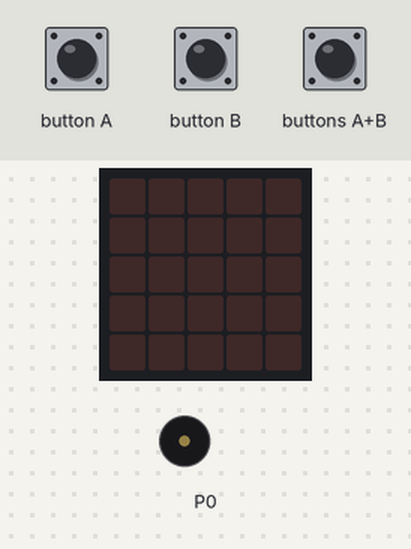
The program below on a simulated BBC micro:bit (MakeCode). On the bench: the board's 5×5 LED display, buzzer (waves = sounding). Inputs (shaded band) come from the test bench. Random numbers come from a fixed seed.

Above: at 1.2 s.
1.3 s: button A pressed for 0.15 s
At 3.1 s:
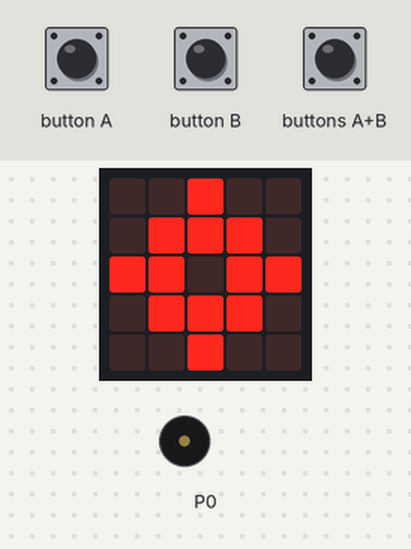
4.3 s: buttons A+B pressed for 0.15 s
At 6.4 s:
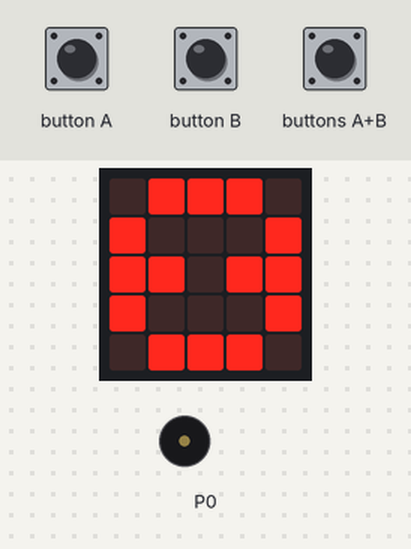
7.3 s: button B pressed for 0.15 s
At 8.7 s:
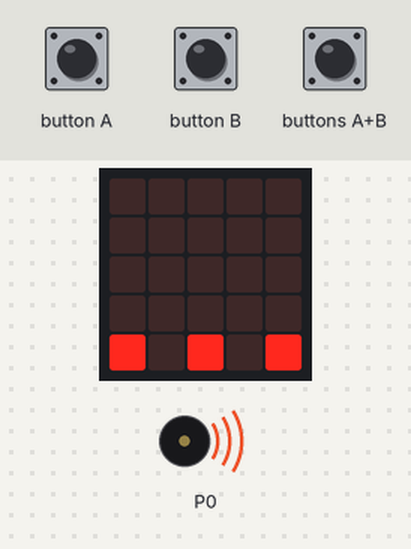
10.3 s: buttons A+B pressed for 1 s
At 11.5 s:
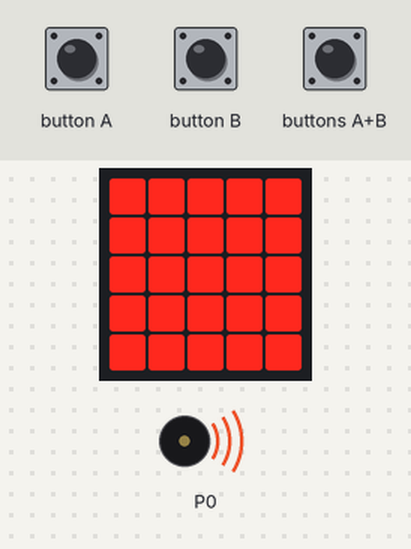
13.3 s: button A pressed for 0.15 s
At 14.05 s:
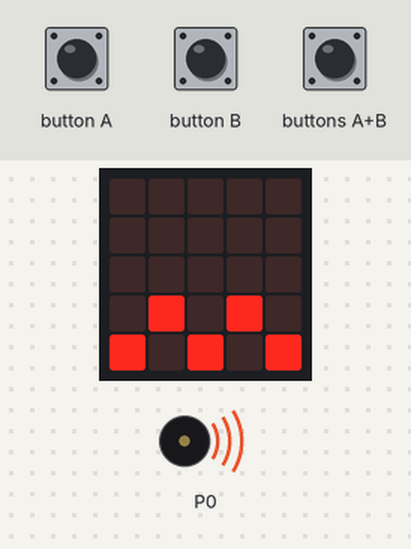
16.3 s: button B pressed for 0.15 s
At 18.2 s:
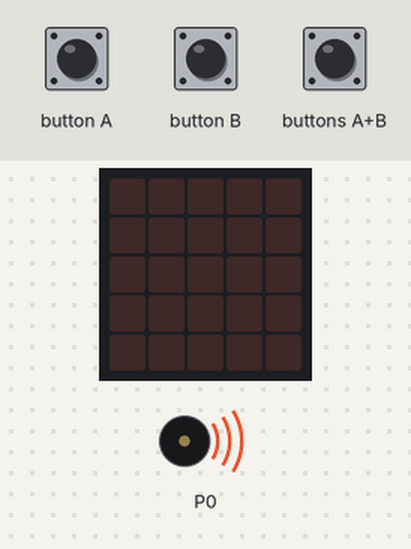
Timing chart, 0 to 19.9 s (numbered marks = the images above; inputs shaded):
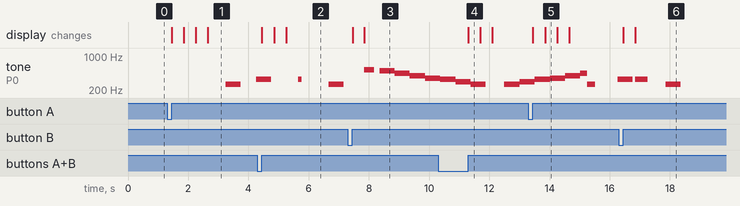

The program:

main.ts
```typescript
input.onButtonPressed(Button.A, function () {
    basic.showLeds(`
        . . . . .
        . . . . .
        . . . . .
        . . . . .
        # . # . #
        `)
    basic.showLeds(`
        . . . . .
        . . . . .
        . . . . .
        . # . # .
        # . # . #
        `)
    basic.showLeds(`
        . . . . .
        . . . . .
        . . # . .
        . # . # .
        # . # . #
        `)
    if (Math.randomBoolean()) {
        basic.showIcon(IconNames.Diamond)
    } else {
        basic.showIcon(IconNames.Target)
    }
    music.playMelody("C - E - - - - - ", 120)
    control.waitMicros(8)
    music.playMelody("E - C - - - - - ", 120)
    basic.showLeds(`
        . . . . .
        . . . . .
        . . . . .
        . . . . .
        # . # . #
        `)
})
input.onButtonPressed(Button.AB, function () {
    basic.showLeds(`
        # # # # #
        # # # # #
        # # # # #
        # # # # #
        # # # # #
        `)
    basic.showLeds(`
        . . . . .
        . . . . .
        . . . . .
        . . . . .
        . . . . .
        `)
    basic.showLeds(`
        . # # # .
        # . . . #
        # # . # #
        # . . . #
        . # # # .
        `)
    music.playMelody("C D E F G A B C5 ", 120)
})
input.onButtonPressed(Button.B, function () {
    basic.showLeds(`
        . . # . .
        # . # . #
        # . # . #
        # . . . #
        . # # # .
        `)
    music.playMelody("C5 B A G F E D C ", 120)
    basic.clearScreen()
})
basic.forever(function () {

})
```

test.ts
```typescript
// testene settes inn her; disse vil ikke kompilert så lenge denne pakken blir brukt som en utvidelse.
```

Measured:
- after the input at 1.3 s, tone on P0: silent → 262 Hz after 2.0 s, → silent 0.50 s later, → 330 Hz 0.51 s later; the display: first changes after 0.15 s (image 1 shows a later state)
- after the input at 4.3 s, the display: first changes after 0.15 s (image 2 shows a later state)
- after the input at 7.3 s, tone on P0: plays 523 Hz for 0.32 s, 494 Hz for 0.51 s, 440 Hz for 0.51 s, 392 Hz for 0.51 s, 349 Hz for 0.43 s, starting after 0.55 s
- after the input at 13.3 s, the display: first changes after 0.15 s (image 5 shows a later state)
- after the input at 16.3 s, the display: first changes after 0.15 s (image 6 shows a later state)
- what the display in image 4 shows lasts 0.4 s, from 11.3 s to 11.7 s
